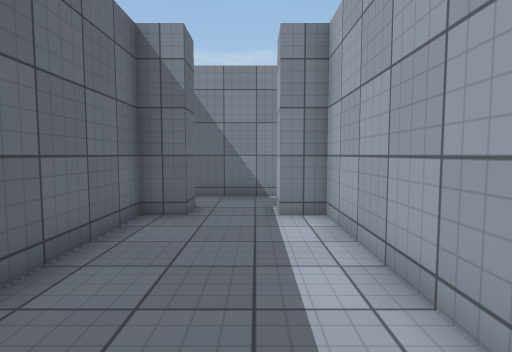
View 1 (above)

16 first-person views from a walk through a scene from a Unity 3-D project. The camera is 1.3 m above the floor, tilts 4° down and sees 80° across. The floor is counted in squares, 1 m on a side. Each view is taken from the middle of a square. On the plan, view 1 faces up. The plan holds only what a view shows up to about 14 squares ahead; the rest is blank. Surface patterns are stand-ins for the level's own textures.

View 2
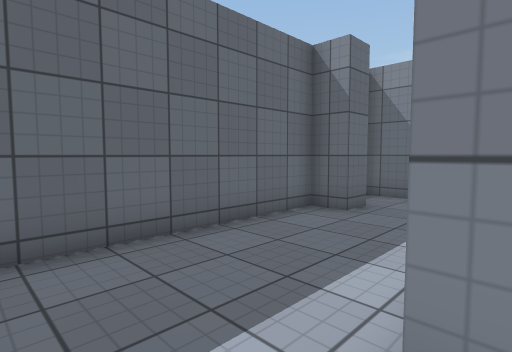

View 3
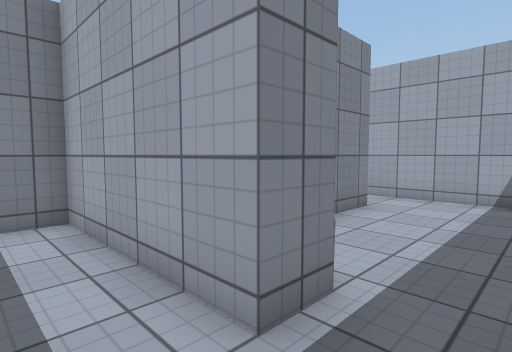

View 4
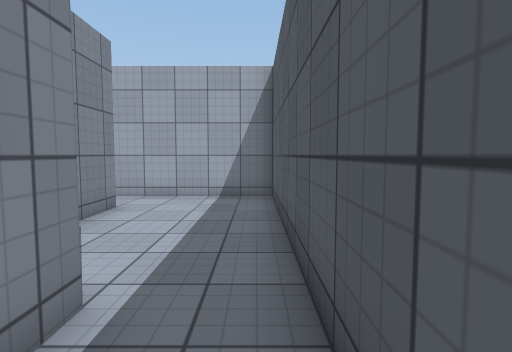

View 5
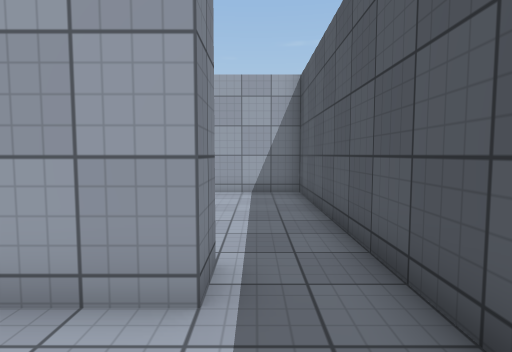

View 6
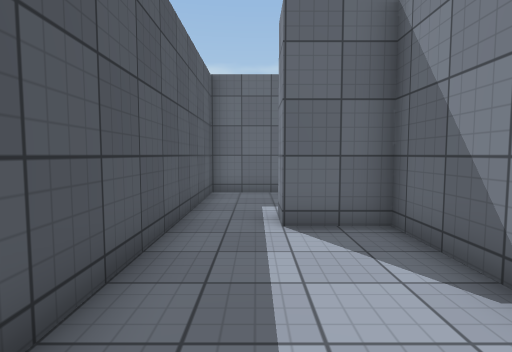

View 7
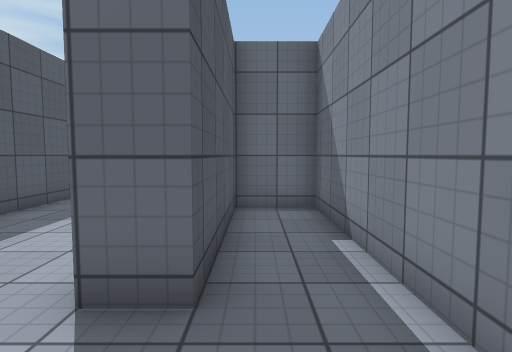

View 8
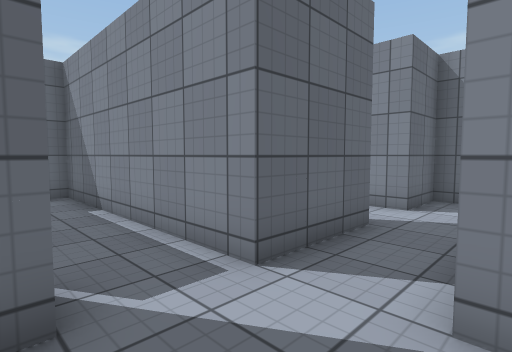

View 9
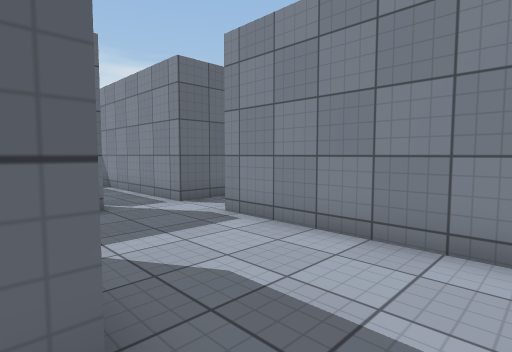

View 10
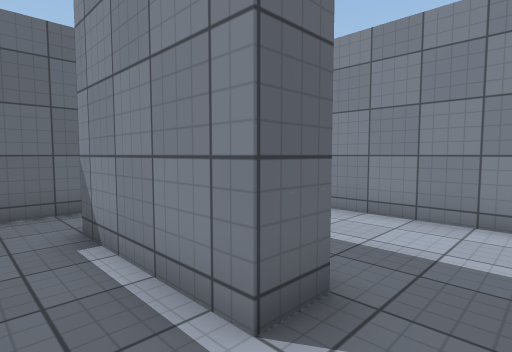

View 11
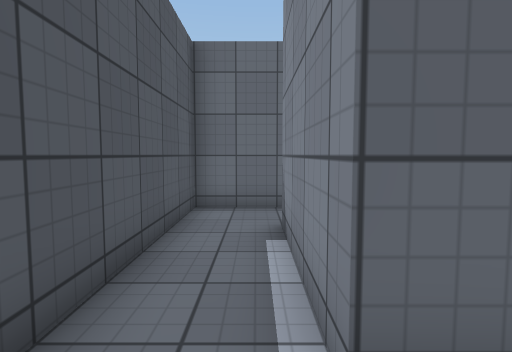

View 12
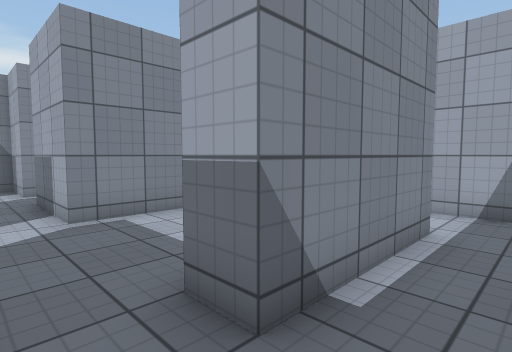

View 13
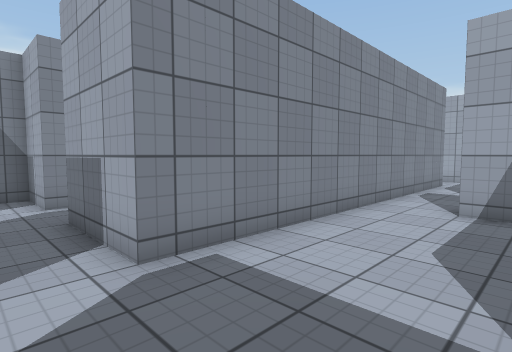

View 14
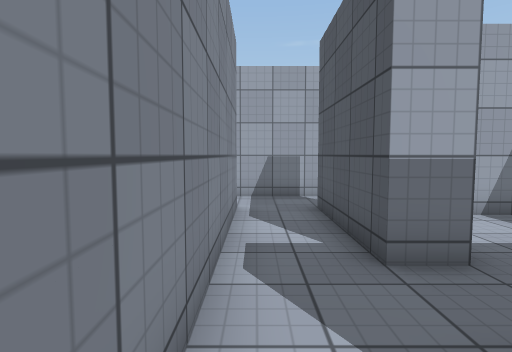

View 15
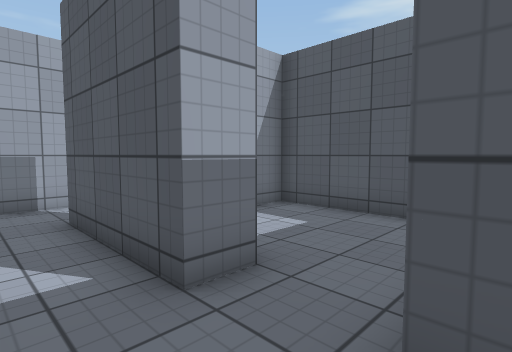

View 16
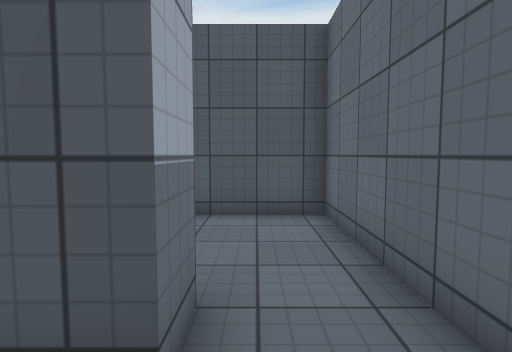

### Floor plan
Ten units are one square. View 1 is at (0, 0); x grows to the right and y downward. Boxes are objects, and circles mark ways between rooms. Rooms are numbered by the first view taken in them; rooms with no view inside come last. Other rooms are left out.
<svg viewBox="-30 -140 310 150">
<path fill="none" stroke="#000" d="M15 -15 15 -65 5 -65M-15 -65 -25 -65 -25 5 15 5M75 -35 25 -35M25 -40 25 -15 15 -15M15 5 95 5 95 -35M105 -95 105 -65 95 -65M184 -65 125 -65 125 -95M130 -115 125 -115 125 -135 105 -135 105 -115 95 -115M185 -36 185 -45M165 -25 165 -15 125 -15 125 -25M105 -21 105 5 164 5M185 -6 185 -21M215 -34 215 -45 256 -45M256 -65 184 -65M190 -45 195 -45 195 -35M275 -40 275 -66M195 -35 195 5 245 5 245 -14M25 -45 75 -45 75 -35M95 -35 95 -45M95 -65 25 -65 25 -40"/>
<circle cx="20" cy="-5" r="3" fill="#2a7"/>
<circle cx="85" cy="-40" r="3" fill="#2a7"/>
<circle cx="115" cy="-20" r="3" fill="#2a7"/>
<circle cx="175" cy="-20" r="3" fill="#2a7"/>
<circle cx="190" cy="-55" r="3" fill="#2a7"/>
<circle cx="100" cy="-55" r="3" fill="#2a7"/>
<circle cx="205" cy="-40" r="3" fill="#2a7"/>
<text x="-10" y="-30">1</text>
<text x="60" y="-10">2</text>
<text x="130" y="-60">3</text>
<text x="140" y="-10">4</text>
<text x="230" y="-50">5</text>
<text x="220" y="-20">6</text>
<text x="60" y="-50">7</text>
</svg>
Room 1 opens to room 2. Room 2 opens to room 7. Room 3 opens to room 4. Room 3 opens to room 5. Room 3 opens to room 7. Room 5 opens to room 6.

Where each view was taken, in squares from view 1:
view 1: 0 up, 0 right, facing up
view 2: 0 up, 2 right, facing up-left
view 3: 0 up, 0 right, facing up-right
view 4: 0 up, 0 right, facing right
view 5: 1 up, 1 left, facing right
view 6: 1 up, 8 right, facing left
view 7: 5 up, 10 right, facing left
view 8: 4 up, 13 right, facing up-left
view 9: 2 up, 18 right, facing up-left
view 10: 0 up, 18 right, facing up-left
view 11: 1 up, 18 right, facing left
view 12: 0 up, 11 right, facing up-right
view 13: 3 up, 11 right, facing up-right
view 14: 6 up, 18 right, facing right
view 15: 6 up, 19 right, facing down-right
view 16: 6 up, 21 right, facing down
